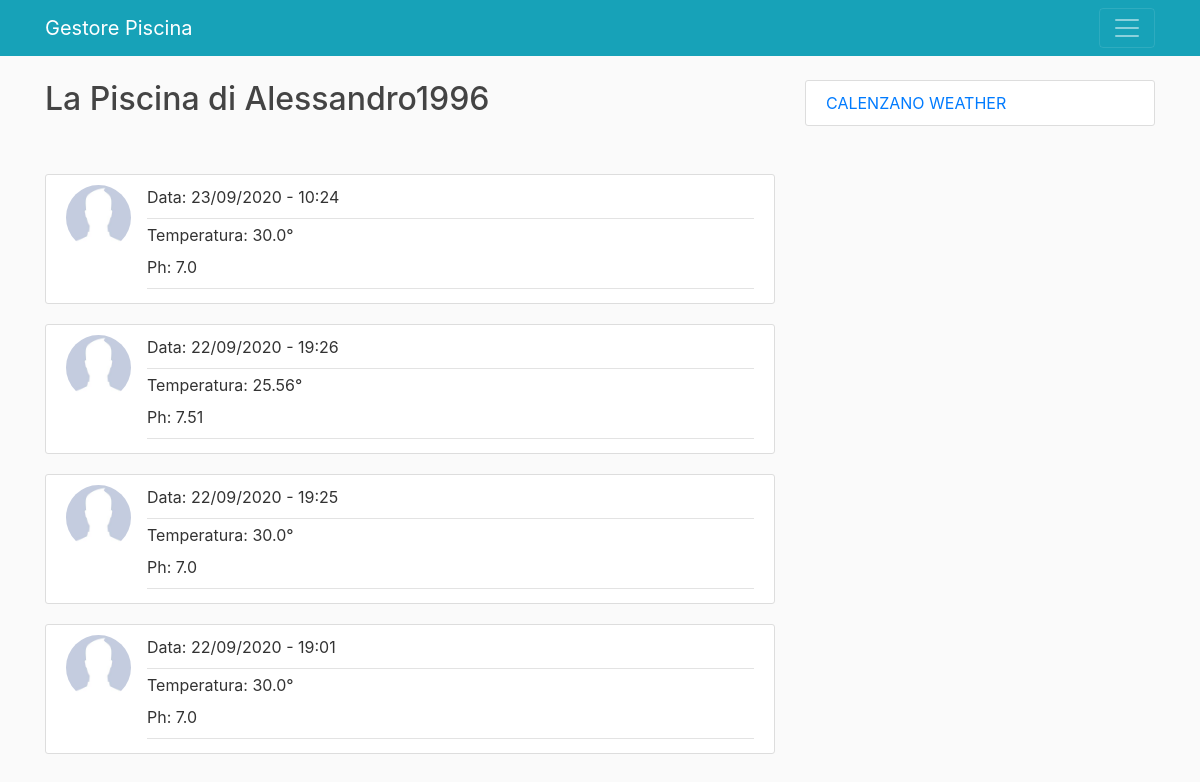
Page /mia_piscina/Alessandro1996/3 (signed in) on the committed database.
### blog/models.py (models this page shows, shortened)
class Value(models.Model):
    temperature = models.FloatField()
    ph = models.FloatField()
    date = models.DateTimeField(default=timezone.now)
    piscina = models.ForeignKey(Piscina, on_delete=models.CASCADE)

class Piscina(models.Model):
    n_piscina = models.IntegerField(default=1)
    user = models.ForeignKey(User, on_delete=models.CASCADE)

### users/models.py (models this page shows, shortened)
class Profile(models.Model):
    user = models.OneToOneField(User, on_delete=models.CASCADE)
    image = models.ImageField(default='default.jpg', upload_to='profile_pics')

### blog/views.py (the view)
# urls.py: path('mia_piscina/<str:username>/<int:n_piscina>', MiaPiscinaListView.as_view(), name='blog-mia_piscina'),
class MiaPiscinaListView(ListView):
    model = Value
    template_name = 'blog/mia_piscina.html'
    context_object_name = 'values'
    form_class = PiscinaForm
    paginate_by = 10
    def get_queryset(self):
        usr = get_object_or_404(User, username=self.kwargs.get('username'))
        queryset = Piscina.objects.filter(user=usr)
        id = queryset.get(n_piscina = self.kwargs.get('n_piscina'))
        return Value.objects.filter(piscina=id).order_by('-date')

### blog/templates/blog/mia_piscina.html (shortened to what this page needs)
{% extends "blog/base.html" %}
{%block content%}
<h2>La Piscina di {{ view.kwargs.username }}</h2>
<br>
<br>
{% for value in values %}
	<article class="media content-section">
	<img class="rounded-circle article-img" src="{{ value.piscina.user.profile.image.url }}">
	  <div class="media-body">
		<div class="article-metadata">
		  <label for="date">Data:</label>
		  <a class="mr-2">{{ value.date|date:"d/m/Y - H:i" }}</a>
		  <br>
		</div>
		<div class="article-metadata">
		  <label for="temperature">Temperatura:</label>
		  <a class="mr-2">{{ value.temperature }}°</a>
		  <br>
		  <label for="ph">Ph:</label>
		  <a class="mr-2">{{ value.ph }}</a>
		</div>
	  </div>
	</article>
{% endfor %}
{% endblock content %}

### blog/static/blog/main.css (style rules this page uses)
body { background: #fafafa; color: #333333; margin-top: 5rem; }
h1, h2, h3, h4, h5, h6 { color: #444444; }
.content-section { background: #ffffff; padding: 10px 20px; border: 1px solid #dddddd; border-radius: 3px; margin-bottom: 20px; }
.article-img { height: 65px; width: 65px; margin-right: 16px; }
.article-metadata { padding-bottom: 1px; margin-bottom: 4px; border-bottom: 1px solid #e3e3e3 }

### rows in the picture
Value: piscina.user.profile.image (placeholder picture), date "23/09/2020 - 10:24", temperature "30.0", ph "7.0"
Value: piscina.user.profile.image (placeholder picture), date "22/09/2020 - 19:26", temperature "25.56", ph "7.51"
Value: piscina.user.profile.image (placeholder picture), date "22/09/2020 - 19:25", temperature "30.0", ph "7.0"
Value: piscina.user.profile.image (placeholder picture), date "22/09/2020 - 19:01", temperature "30.0", ph "7.0"

### other values in the picture
{{ view.kwargs.username }} "Alessandro1996"
